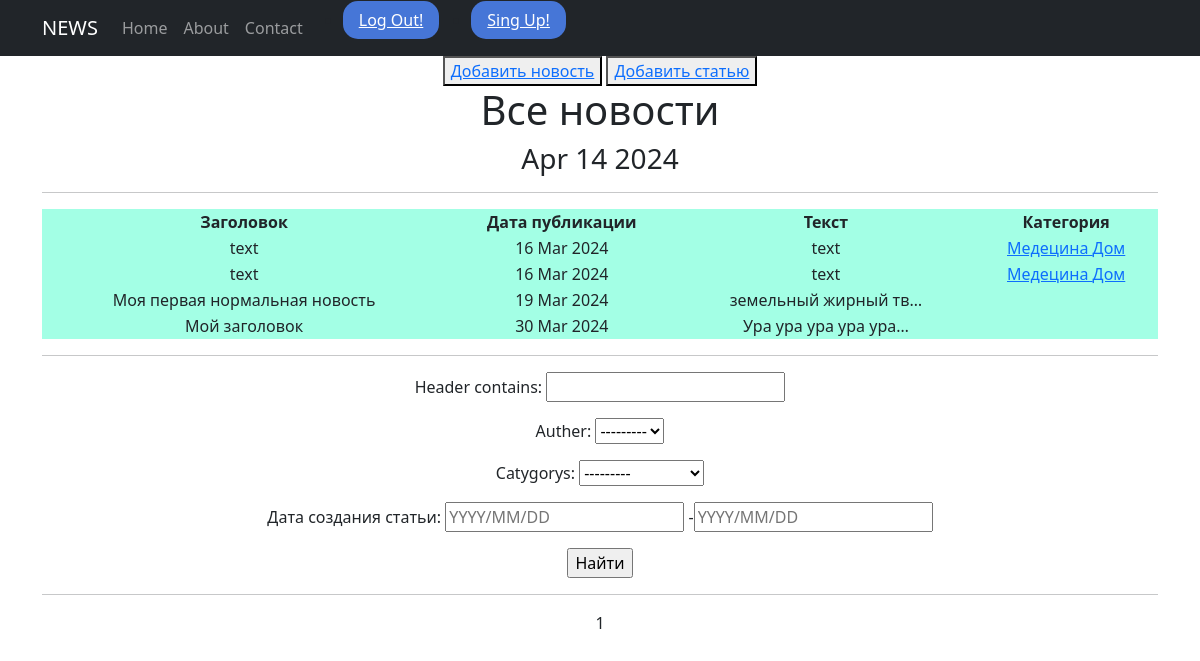
Before: /news/ (signed in) with the older database file.
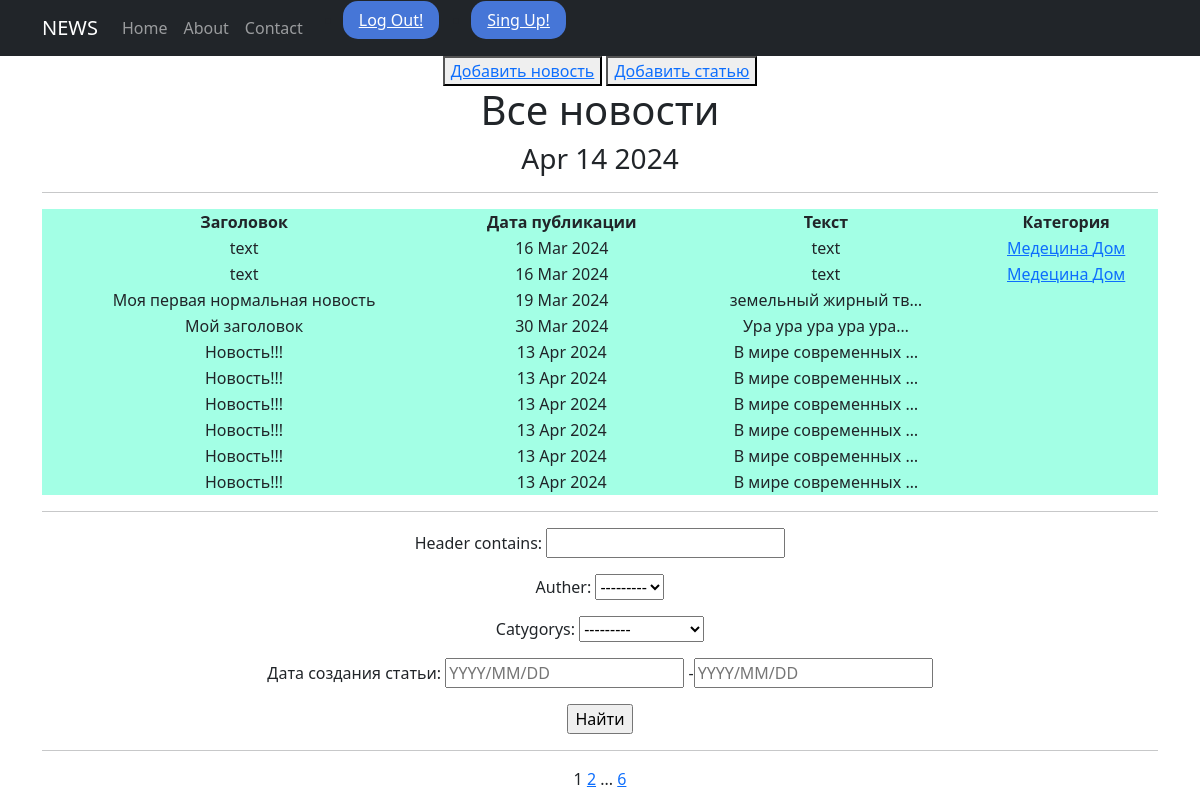
After: the same page with the newer database file.
### news/models.py (models this page shows, shortened)
class Post (models.Model):
    auther = models.ForeignKey(Author, on_delete=models.CASCADE)
    rulobject = models.CharField(max_length=2,choices=POSITIONS)
    date =models.DateTimeField(auto_now_add=True)
    catygorys = models.ManyToManyField(Category,through='PostCategory')
    header = models.CharField(max_length=30)
    text = models.TextField()
    _postratio = models.IntegerField(default=0)
    @property
    def postratio(self):
        return self._postratio

class Category(models.Model):
    title = models.CharField(max_length=50,unique=True)
    subscribers = models.ManyToManyField(User)
    def __str__(self):
        return self.title
    def __init__(self, *args, **kwargs):
        super().__init__(*args, **kwargs)
        self.subscribers.initial = 'default_user'

### news/views.py (the view)
# urls.py: path('', PostList.as_view(),name='post_detail'),
class PostList(LoginRequiredMixin,ListView):
    model = Post
    ordering = 'date'
    template_name = 'flatpages/news.html'
    context_object_name = 'news'
    paginate_by = 10
    def get_context_data(self, **kwargs):
        context = super().get_context_data(**kwargs)
        context['time_now'] = datetime.utcnow()
        context['filterset'] = self.filterset
        return context
    def get_queryset(self):
        queryset = super().get_queryset()
        self.filterset = PostFilter(self.request.GET, queryset)
        return self.filterset.qs

### news/models.py (called while the page is built)
    def __str__(self):
        return self.user.username

### news/templatetags/custom_tags.py (called while the page is built)
@register.simple_tag()
def current_time(format_string ='%b %d %Y' ):
    return datetime.utcnow().strftime(format_string)

### templates/flatpages/news.html (shortened to what this page needs)
{% extends 'flatpages/default.html' %}
{% load custom_filters %}
{% load custom_tags %}
{% block content %}
    <button> <a  href="nw/create/"> Добавить новость</a> </button>
<button> <a  href="ar/create/"> Добавить статью</a> </button>
 <h1>Все новости</h1>
  <h3>{% current_time '%b %d %Y'%}</h3>
   <hr>
   {% if news %}
       <table bgcolor="#a3ffe5" align="center" width="100%"   >
           <tr >
               <td > <strong>Заголовок</strong></td>
               <td><strong>Дата публикации</strong></td>
               <td><strong>Текст</strong></td>
               <td><strong>Категория</strong></td>
           </tr>
           {% for new in news %}
           <tr>
               <td><a > {{ new.header }}</a></td>
               <td>{{ new.date|date:'d M Y' }}</td>
               <td>{{ new.text|truncatechars:20 }}</td>
                <td>{% for catygory in new.catygorys.all %}
                       <a href="/news/category/{{catygory.id}}/"> {{catygory}} </a>
                    {% endfor %}
                </td>
           </tr>
           {% endfor %}
       </table>
         <hr>
        <form action="" method="get">
     {{ filterset.form.as_p }}
    <input type="submit" value="Найти">
    </form>
          <hr>
   {% else %}
       <h2>Новостей нет!</h2>
   {% endif %}
    {{ page_obj.number }}
    {% if page_obj.has_next %}
       <a href="?page={{ page_obj.next_page_number }}">{{ page_obj.next_page_number }}</a>
       {% if paginator.num_pages != page_obj.next_page_number %}
           ...
           <a href="?page={{ page_obj.paginator.num_pages }}">{{ page_obj.paginator.num_pages }}</a>
       {% endif %}
   {% endif %}
{% endblock content %}

### templates/flatpages/default.html (shortened to what this page needs)
{% load static %}
<!DOCTYPE html>
<html lang="en">
    <head>
        {% load static %}
        <link href="{% static 'css/styles.css' %}" rel="stylesheet" />
    </head>
    <body>
<nav class="navbar navbar-expand-lg navbar-dark bg-dark static-top">
   <div class="container">
       <a class="navbar-brand" href="/news/">NEWS</a>
       <div class="collapse navbar-collapse" id="navbarResponsive">
           <ul class="navbar-nav ml-auto">
               <li class="nav-item active">
                   {% load static %}
                   <a class="nav-link" href="/home/">Home
                   </a>
               </li>
               <li class="nav-item">
                   {% load static %}
                   <a class="nav-link" href="/about/">About</a>
               </li>
               <li class="nav-item">
                   {% load static %}
                   <a class="nav-link" href="/contacts/">Contact</a>
               </li>
           </ul>
           <ul>
               <li class="nav-item">
                   {% load static %}
                   <a class="form_button" href="accounts/logout">Log Out!</a>
               </li>
           </ul>
           <ul>
               <li class="nav-item">
                   {% load static %}
                   <a class="form_button" href="accounts/singup">Sing Up!</a>
               </li>
           </ul>
       </div>
   </div>
</nav>
        <div class="container">
    <div class="row">
       <div class="col-lg-12 text-center">
           {% block content %}{% endblock content %}
       </div>
   </div>
</div>
    </body>
</html>

Changed rows visible on the page:
added Post: header "Новость!!!", date "13 Apr 2024", text "В мире современных …"
added Post: header "Новость!!!", date "13 Apr 2024", text "В мире современных …"
added Post: header "Новость!!!", date "13 Apr 2024", text "В мире современных …"
added Post: header "Новость!!!", date "13 Apr 2024", text "В мире современных …"
added Post: header "Новость!!!", date "13 Apr 2024", text "В мире современных …"
added Post: header "Новость!!!", date "13 Apr 2024", text "В мире современных …"
Other visible differences:
{{ page_obj.next_page_number }}: (not shown) → "2"
{{ page_obj.paginator.num_pages }}: (not shown) → "6"
